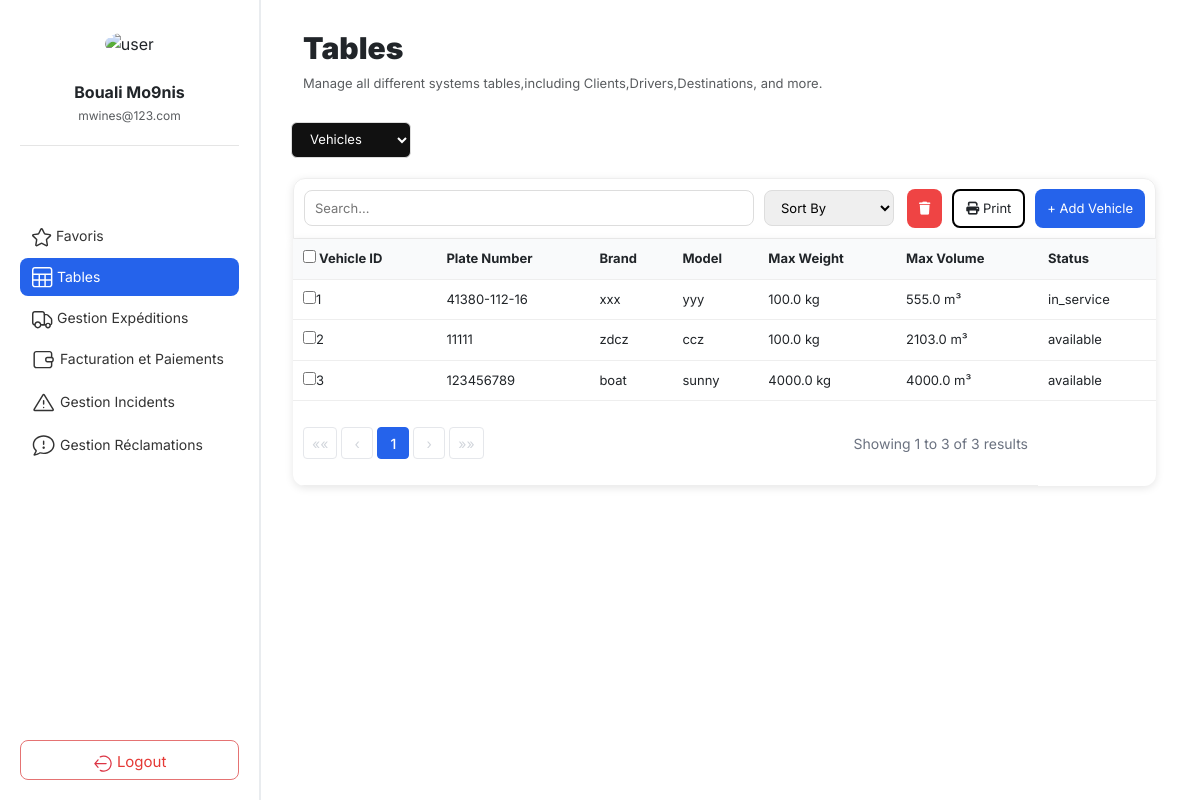
The app's page /table/vehicles/ with its own data.
### core/models/models.py (models this page shows, shortened)
class Vehicle(models.Model):
    plate_number = models.CharField(max_length=50, unique=True)
    brand = models.CharField(max_length=50)
    model = models.CharField(max_length=50)
    max_weight = models.FloatField()
    max_volume = models.FloatField()
    status = models.CharField(max_length=50)

### core/web/views.py (the view, shortened to what this page needs)
# urls.py: path("table/vehicles/", views.list_vehicles, name="vehicle_list"),
def list_vehicles(request):
	try:
		Vehicle = apps.get_model("core", "Vehicle")
	except LookupError as e:
		raise Http404("Vehicle model not found (check core/models/models.py).") from e
	db_table = Vehicle._meta.db_table
	search_query = request.GET.get('search', '').strip()
	vehicles = Vehicle.objects.all()
	page_obj = Paginator(vehicles, 10).get_page(request.GET.get("page"))
	return render(request, "table/vehicule/vehicule.html", {"page_obj": page_obj})

### core/web/templates/table/vehicule/vehicule.html (shortened to what this page needs)
{% extends "home.html" %}
{% load static %}
{% block content %}
<div class="tables-top">
    <div class="table-header">
            <h2><b>Tables</b></h2>
            <p class="text-muted">Manage all different systems tables,including Clients,Drivers,Destinations, and more.</p>
    </div>
    <select name="table" class="table-select" onchange="if (this.value) { window.location.href = this.value; }">
            <option value="{% url 'vehicle_list' %}" selected>Vehicles</option>
    </select>
</div>
<section class="table-section">
    <div class="table-actions">
        <form method="get" class="form-actions">
            <div class="left">
                <input type="text" name="search" id="search" placeholder="Search..." value="{{ request.GET.search }}">
                <select id="filter" name="filter">
                    <option value="" disabled {% if not request.GET.filter %}selected{% endif %}>Sort By</option>
                </select>
            </div>
            <div class="right">
                <button type="button" class="btn danger">
                    <i class="fa-solid fa-trash"></i>
                </button>
                <button type="button" class="btn light">
                    <i class="fa-solid fa-print"></i> Print
                </button>
                <button type="button" class="btn primary" id="AddVehicleButton">
                    + Add Vehicle
                </button>
            </div>
        </form>
    </div>
    <div class="table-content">
        <table>
            <thead>
                <tr>
                    <th>
                        <label>
                            <input type="checkbox" id="selectAll">
                            Vehicle ID
                        </label>
                    </th>
                    <th>Plate Number</th>
                    <th>Brand</th>
                    <th>Model</th>
                    <th>Max Weight</th>
                    <th>Max Volume</th>
                    <th>Status</th>
                </tr>
            </thead>
            <tbody>
                {% for vehicle in page_obj %}
                <tr>
                    <td class="id-col"><input type="checkbox" value="{{ vehicle.id }}">{{ vehicle.id }}</td>
                    <td>{{ vehicle.plate_number }}</td>
                    <td>{{ vehicle.brand }}</td>
                    <td>{{ vehicle.model }}</td>
                    <td>{{ vehicle.max_weight }} kg</td>
                    <td>{{ vehicle.max_volume }} m³</td>
                    <td >{{ vehicle.status }}</td>
                </tr>
                {% empty %}
                <tr>
                    <td colspan="7">No vehicles found.</td>
                </tr>
                {% endfor %}
            </tbody>
            <tfoot>
                <tr>
                    <td colspan="6">
                        <div class="pagination-footer">
                            <div class="pagination">
                                {% if page_obj.has_previous %}
                                    <a href="?page=1" class="pagination-nav">««</a>
                                    <a href="?page={{ page_obj.previous_page_number }}" class="pagination-nav">‹</a>
                                {% else %}
                                    <span class="pagination-nav disabled">««</span>
                                    <span class="pagination-nav disabled">‹</span>
                                {% endif %}
                                {% for num in page_obj.paginator.page_range %}
                                    {% if num == page_obj.number %}
                                        <strong class="pagination-current">{{ num }}</strong>
                                    {% elif num > page_obj.number|add:'-3' and num < page_obj.number|add:'3' %}
                                        <a href="?page={{ num }}" class="pagination-link">{{ num }}</a>
                                    {% elif num == 1 or num == page_obj.paginator.num_pages %}
                                        <a href="?page={{ num }}" class="pagination-link">{{ num }}</a>
                                    {% elif num == page_obj.number|add:'-3' or num == page_obj.number|add:'3' %}
                                        <span class="pagination-ellipsis">...</span>
                                    {% endif %}
                                {% endfor %}
                                {% if page_obj.has_next %}
                                    <a href="?page={{ page_obj.next_page_number }}" class="pagination-nav">›</a>
                                    <a href="?page={{ page_obj.paginator.num_pages }}" class="pagination-nav">»»</a>
                                {% else %}
                                    <span class="pagination-nav disabled">›</span>
                                    <span class="pagination-nav disabled">»»</span>
                                {% endif %}
                            </div>
                            <div class="pagination-info">
                                Showing {{ page_obj.start_index }} to {{ page_obj.end_index }} of {{ page_obj.paginator.count }} results
                            </div>
                        </div>
                    </td>
                </tr>
            </tfoot>
        </table>
    </div>
</section>
{% endblock %}

### core/web/static/css/home.css (style rules this page uses)
* { box-sizing: border-box; }
body { margin: 0; font-family: 'Inter', sans-serif; }

### core/web/static/css/client.css (style rules this page uses)
.tables-top { margin-bottom: 6px; }
.table-header h2 { font-size: 30px; margin-left: 12px; font-weight: 600; }
.table-header p { font-size: 13px; margin-left: 12px; color: #777; margin-top: 4px; }
.table-select { margin-top: 12px; padding: 8px 14px; font-size: 13px; border-radius: 6px; border: 1px solid #ddd; background: #111; color: white; width: 120px; }
.table-section { margin-left: -12px; background: white; border-radius: 12px; border:0.5 px solid #c2bdbd; padding: 14px; }
.table-actions form { display: flex; align-items: center; gap: 10px; padding: 10px; border: 1px solid #eee; margin-bottom: 0px; }
.table-actions input { flex: 1; padding: 8px 12px; border-radius: 8px; border: 1px solid #ddd; font-size: 13px; }
.table-actions select { padding: 8px 12px; border-radius: 8px; border: 1px solid #ddd; font-size: 13px; }
.form-actions { flex: 1; border-top-left-radius: 12px; border-top-right-radius: 12px; justify-content: space-between; align-items: center; box-shadow: 0 2px 8px rgba(0, 0, 0, 0.1); }
.left { display: flex; gap: 10px; }
.left input { width: 450px; padding: 6px 10px; }
.left select { width: 130px; }
.right { display: flex; gap: 10px; }
.btn { padding: 8px 12px; border-radius: 8px; font-size: 13px; border: none; cursor: pointer; }
.btn.light { background: #ffffff; border:2px solid #000; }
.btn.primary { background: #2563eb; color: white; }
.btn.danger { background: #ef4444; color: white; }
.table-content { width: 100%; overflow-x: auto; box-shadow: 0 2px 8px rgba(0, 0, 0, 0.1); border-bottom-left-radius: 12px; border-bottom-right-radius: 12px; }
table { width: 100%; border-collapse: collapse; font-size: 13px; }
thead { background: #f9fafb; }
th, td { padding: 10px; border-bottom: 1px solid #eee; text-align: left; }
.pagination-footer { display: flex; justify-content: space-between; align-items: center; padding: 16px 0; }
.pagination { display: flex; gap: 4px; align-items: center; }
.pagination-nav, .pagination-link, .pagination-current { min-width: 32px; height: 32px; display: inline-flex; align-items: center; justify-content: center; padding: 0 8px; border-radius: 4px; font-size: 14px; text-decoration: none; color: #374151; background-color: white; border: 1px solid #e5e7eb; transition: all 0.2s; }
.pagination-current { background-color: #2563eb; color: white; border-color: #2563eb; font-weight: 500; }
.pagination-nav.disabled { color: #d1d5db; cursor: not-allowed; pointer-events: none; }
.pagination-info { color: #6b7280; font-size: 14px; }

### records on screen
Vehicle: id "1", plate_number "41380-112-16", brand "xxx", model "yyy", max_weight "100.0", max_volume "555.0", status "in_service"
Vehicle: id "2", plate_number "11111", brand "zdcz", model "ccz", max_weight "100.0", max_volume "2103.0", status "available"
Vehicle: id "3", plate_number "123456789", brand "boat", model "sunny", max_weight "4000.0", max_volume "4000.0", status "available"

### other values on screen
{{ user.first_name |default:"Bouali " }} "Bouali"
{{ user.last_name |default:"Mo9nis" }} "Mo9nis"
{{ user.email |default:"mwines@123.com" }} "mwines@123.com"
{{ num }} "1"
{{ page_obj.start_index }} "1"
{{ page_obj.end_index }} "3"
{{ page_obj.paginator.count }} "3"
